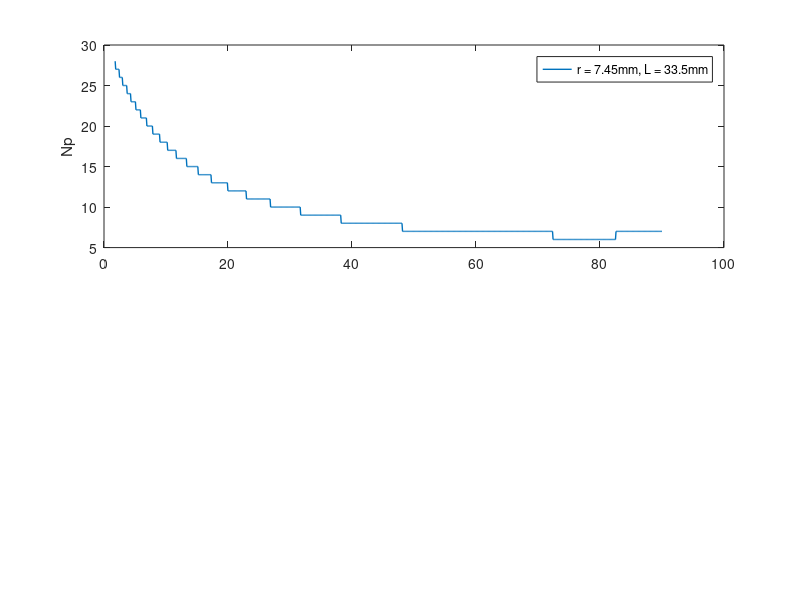

Here is the MATLAB script that generated this plot: (Note: this script raises an error after producing the figure.)

close all
clear all
clc

% This is the file to calculate physical dimension for the proposed DCN
% with interleaving structure tower panel.

% X: max number of collimator pairs can be horizontally accomodated 
% Nmin: min (maximum)number of nodes vertically when tower and rack is
% separated at Dm
% Nmax: max (maximum)number of nodes vertically when tower and rack is
% separated at Dx

% The "maximum" in brackets means the maximum actuator angle allowed in
% vertical layout is 6.3554 deg (if 2 lenses in a unit) and we are using
% this full angle to move.

% The subscript "min" and "max" means they are determined by separation
% distance between tower and rack





%% 

% To use this file, always specify the following parameters. The calculated
% DCN dimension is exclusive to a certain set of parameters. 
% Change these value to recalculate the entire structure for other
% wavelengths or lenses

%This value may vary according to wavelength. Check MFD_comparison.m for
%zmax at other wavelengths. 
zmax = 6.1506  % theoretical @1550nm

%standard specifications
Rack_Unit =  44.45*10^(-3) 
Rack_Width = 482.6*10^(-3)

%Thorlabs TC18APC1550
lens_L = 33.5 * 10^(-3)
lens_diameter = 14.9 * 10^(-3)
lens_radius = lens_diameter/2

%Edge margin from between outermost lens and Rack edge 
edge_margin = 2 * 10^(-3)
epsilon_margin = 2 * 10^(-3)



%%

%minimum gap between adjacent collimators consider actuator moving angle
%This value is initially unknown so we sweep across from 0 to pi/2 and 
% check for feasibility

alpha = linspace(0.01, 0.5, 1000)*pi;

P_vec = [];
Np_floor_vec = [];

G_vec = [];
X_vec = [];
G_loosen_vec = [];

S_int_vec = [];
Patch_Width_int_vec = [];
sigma_deg_vec = [];
Dm_vec = [];
height_rack_vec = [];
z_req_vec = [];

min_Num_Nodes_vec = [];
Zpath_vec = [];

Dx_vec = [];
Nx_vec = [];

for aa = 1:1:length(alpha)
    
    angle  = alpha(aa); %rad
    g_dash = lens_radius*cos(angle) + lens_L*sin(angle);
    
    %clear gap on both sides
    G = 2*g_dash;
    G_vec = [G_vec  G];

    %maximum number of lenses (including both TX and RX) in a row for a given G
    P = ( (Rack_Width - 2*(edge_margin + g_dash)) / G) + 1;
    P_vec = [P_vec  P];
    
    %integer floored maximum number of lenses (bpth TX and RX)
    Np_floor = floor(P);
    Np_floor_vec = [Np_floor_vec  Np_floor];
    
    %number of transceiver pair supported in a row (same as number of ports in a row)
    X = floor(Np_floor/2);
    X_vec = [X_vec X];
    
    
    %loosen gap on the rack
    G_loosen = (Rack_Width - 2*edge_margin)/(2*X);
    G_loosen_vec = [G_loosen_vec  G_loosen];

   
    %given the X, calculate polygon layout
    theta = pi/X;
    %distance from polygon centre to rack (top view)
    SR = (Rack_Width/2)/tan(theta);
    
    
    
%% Interleaving - horizontal structure
    %calculate the width of patch panel, interleaving
    Patch_Width_int = 2*(edge_margin + g_dash) + (X - 1)*G;
    Patch_Width_int_vec = [Patch_Width_int_vec Patch_Width_int];
    
    
    %distance from polygon centre to patch panel (top view)
    SP = (Patch_Width_int/2)/tan(theta);
    
    %minimum DCN diameter
    S_int = SR - SP;
    S_int_vec = [S_int_vec S_int];
    
    %check if S satisfies zmax*cos(alpha)
    z_req = zmax*cos(angle);
    z_req_vec = [z_req_vec z_req];

    
    
    x1 = Rack_Width/2 - (edge_margin + (1/2)*G_loosen);
    x2 = Patch_Width_int/2 - (edge_margin + g_dash);
    
    
    sigma_deg = atand((x1+x2)/S_int); %degree
    sigma_deg_vec = [sigma_deg_vec sigma_deg];
    
    %minimum required DCN diameter if sigma = alpha
    Dm = (x1+x2)/(tan(angle));
    
    Dm = max([Dm, S_int]);
    Dm_vec = [Dm_vec Dm];
    
    %check if Dm satisfies zmax*cos(alpha) -> see plots

 %% Interleaving - vertical structure   
    
    
 %Limit of N at minimum Dm (and hence minimum N)
 
    %vertical separation between 2 ends of lenses
    %use CHi = Dm which is the relaxation that covers any extreme scenario
    HS_min = Dm * tand(6.3554);
    
    
    %min number of nodes can accomodate: rack and tower placed at Dm (min separation distance)
    %if sepatation between rack and tower increases (pushed further), then D increases from Dm 
    %HS increases, eventually N increases 
    min_Num_Nodes = floor((HS_min/Rack_Unit) + 3/4);
    min_Num_Nodes_vec = [min_Num_Nodes_vec min_Num_Nodes];
    
    %the real HS is smaller, since N is floored, so gamma should be
    %intrinsically smaller than 6.3554
    real_HS = (min_Num_Nodes - 3/4)*Rack_Unit;

 
    
    %and max diagnoal path needs to be less than zmax
    LAMBDA = Patch_Width_int - (edge_margin+g_dash) + ((Rack_Width - Patch_Width_int)/2)  - (edge_margin + G_loosen/2);
    XI = sqrt(LAMBDA^2 + Dm^2);
    Zpath = sqrt(XI^2 + real_HS^2);
    Zpath_vec = [Zpath_vec Zpath];
 
    %check if Zpath satisfy Zpath < zmax -> see plots
    
    
    
    %If D is pushed further (i.e. from Dm to maximum value Dx), then Chi maximised so N is also maximised
    %maximise D but Z < zmax
    
    %to solve the optimistation, sweep across from Dm to zmax to find Dx
    if Dm < zmax
        Dvec = linspace(Dm, zmax, 100);
        Dx = 0;
        Nx = 0;
        
        for dd = 1:1:length(Dvec)
            D  = Dvec(dd);
            CHI = D; 
            HS = CHI * tand(6.3554);
            N = floor((HS/Rack_Unit) + 3/4);
            real_HS = (N - 3/4)*Rack_Unit;
            
            LAMBDA = Patch_Width_int - (edge_margin+g_dash) + ((Rack_Width - Patch_Width_int)/2)  - (edge_margin + G_loosen/2);
            criteria = LAMBDA^2 + D^2 + real_HS^2;
            
            %if exceed zmax then use previous D as maximum value
            if criteria > (zmax^2)
                %Dx = Dvec(dd-1);
                break;
            %if not exceed then continue searching, assume current is the largest  
            else
                Dx =  Dvec(dd);
                Nx = N;
            end
            
        end
        

    %intrinsically not applicable    
    else
        
        Dx = -1;
        Nx = -1;
    end
        
    
    %Maximum separation distance (D) to ensure diagonal path < zmax
    Dx_vec = [Dx_vec Dx];
    Nx_vec = [Nx_vec, Nx];
 
    
 
    
end

%%

figure;
subplot(2,1,1);
plot(rad2deg(alpha), Np_floor_vec, 'LineWidth',1)
%xlabel('Maximum (half) actuator angle (deg)', 'FontSize', 14)
ylabel('Np')
legend('r = 7.45mm, L = 33.5mm')
subtitle('Maximum lenses (Np) horizontally within 1 Node in 19inch width', 'FontSize', 14)
grid on 

subplot(2,1,2); 
plot(rad2deg(alpha), X_vec, 'LineWidth',1)
xlabel('alpha: Maximum required actuator angle on 1 side (deg)', 'FontSize', 14)
ylabel('X', 'FontSize', 14)
legend('r = 7.45mm, L = 33.5mm')
subtitle('Maximum transceiver pairs (X) within 1 Node  in 19inch width' ,'FontSize', 14)
grid on 



%%




figure;
subplot(2,1,1);
plot(rad2deg(alpha), Patch_Width_int_vec, 'LineWidth',1)
xlabel('alpha: Maximum required actuator angle on 1 side (deg)', 'FontSize', 14)
ylabel('meter', 'FontSize', 14)
legend('r = 7.45mm, L = 33.5mm')
subtitle('Width (Wp) of an interleaving structure patch panel (under a given alpha and correspondingly X)', 'FontSize', 14)
grid on 

subplot(2,1,2); 
plot(rad2deg(alpha), S_int_vec,'LineWidth',1)
hold on 
plot(rad2deg(alpha), z_req_vec,'LineWidth',1)
hold off
xlabel('alpha: Maximum required actuator angle on 1 side (deg)', 'FontSize', 14)
ylabel('meter', 'FontSize', 14)
legend('S', 'zmaxcos(alpha)')
subtitle('Separation distance (S) if racks and patch panel are closely spaced','FontSize', 14)
grid on 


%%



figure;
subplot(2,1,1);
plot(rad2deg(alpha), sigma_deg_vec, 'LineWidth',1)
hold on
plot(rad2deg(alpha), rad2deg(alpha), 'LineWidth',1)
hold off
xlabel('alpha: Maximum required actuator angle on 1 side (deg)', 'FontSize', 14)
ylabel('deg', 'FontSize', 14)
legend('sigma', 'alpha')
subtitle('Maximum moving angle (sigma) at separation = S', 'FontSize', 14)
grid on 



subplot(2,1,2); 
plot(rad2deg(alpha), Dm_vec,'LineWidth',1)
hold on
plot(rad2deg(alpha), z_req_vec,'LineWidth',1)
hold off
xlabel('alpha: Maximum (half) actuator angle (deg)', 'FontSize', 14)
ylabel('meter', 'FontSize', 14)
legend('Dm', 'zmax*cos(alpha)')
subtitle('Min separation distance (Dm) to fulfil angular restriction (sigma <= alpha), zmax = 6.15 at 1550nm','FontSize', 14)
grid on 






%%



figure;
subplot(2,1,1);
plot(rad2deg(alpha), min_Num_Nodes_vec, 'LineWidth',1)
xlabel('alpha: Maximum required actuator angle on 1 side (deg)', 'FontSize', 14)
ylabel('Number of nodes', 'FontSize', 14)
subtitle('Number of nodes (N) can accomodate when D = Dm', 'FontSize', 14)
grid on 

subplot(2,1,2); 
plot(rad2deg(alpha), Zpath_vec, 'LineWidth',1)
hold on
plot(rad2deg(alpha), zmax*ones(length(alpha), 1), 'LineWidth',1)
legend('diagonal path', '1550nm, zmax = 6.15m')
xlabel('alpha: Maximum required actuator angle on 1 side (deg)', 'FontSize', 14)
ylabel('Zdiag(meters)', 'FontSize', 14)
subtitle('Zdiag when D = Dm and N = Nmin', 'FontSize', 14)
grid on 


%%

figure;
subplot(2,1,1);
plot(rad2deg(alpha), Dx_vec, 'LineWidth',1)
xlabel('alpha: Maximum required actuator angle on 1 side (deg)', 'FontSize', 14)
ylabel('meters', 'FontSize', 14)
subtitle('Maximum separation distance (Dx) allowed to satisfy both vertical constraints', 'FontSize', 14)
grid on 


subplot(2,1,2);
plot(rad2deg(alpha), Nx_vec, 'LineWidth',1)
xlabel('alpha: Maximum required actuator angle on 1 side (deg)', 'FontSize', 14)
ylabel('number of nodes', 'FontSize', 14)
subtitle('Maximum number of nodes when D = Dx', 'FontSize', 14)
grid on 









